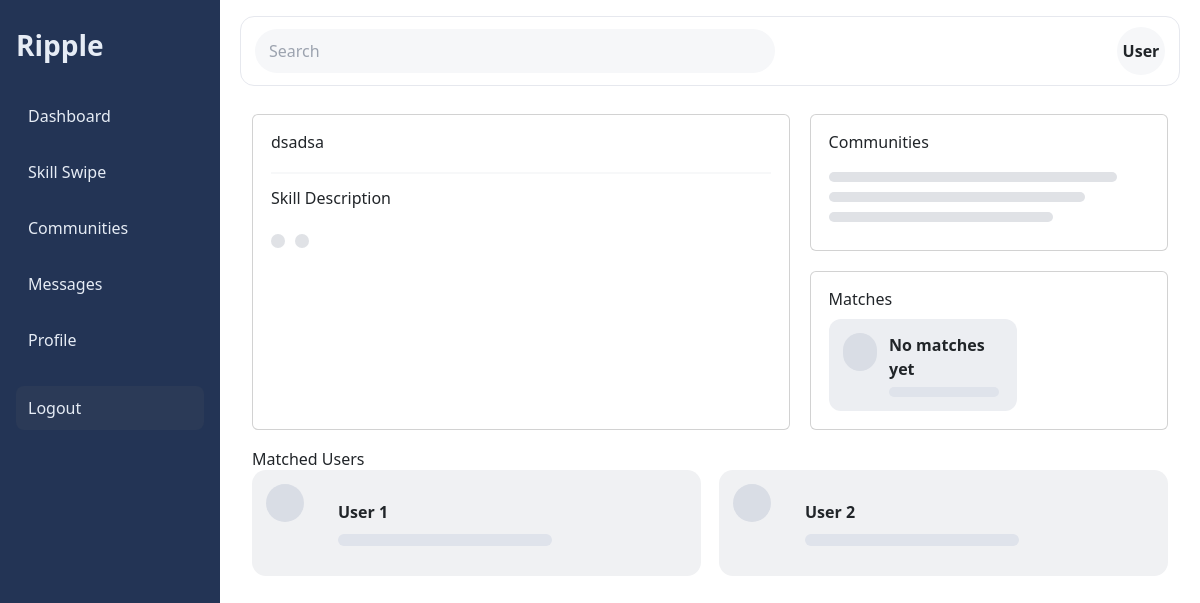
The page /dashboard/ on the database as committed earlier.
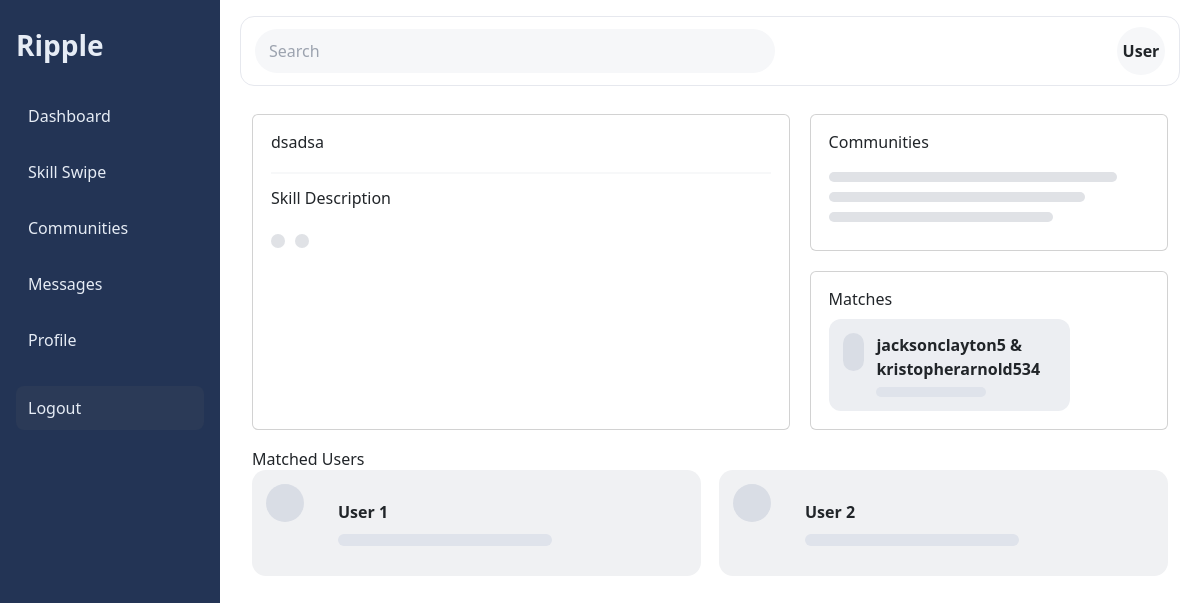
The same page on the database as committed later.
### skills/models.py (models this page shows, shortened)
class Match(models.Model):
    user_a = models.ForeignKey(settings.AUTH_USER_MODEL, on_delete=models.CASCADE, related_name='matches_a')
    user_b = models.ForeignKey(settings.AUTH_USER_MODEL, on_delete=models.CASCADE, related_name='matches_b')
    teach_a_learn_b = models.ForeignKey(Skill, on_delete=models.CASCADE, related_name='teach_a_learn_b')
    teach_b_learn_a = models.ForeignKey(Skill, on_delete=models.CASCADE, related_name='teach_b_learn_a')
    created_at = models.DateTimeField(auto_now_add=True)
    class Meta:
        unique_together = ('user_a', 'user_b', 'teach_a_learn_b', 'teach_b_learn_a')

### core/views.py (the view)
# urls.py: path('dashboard/', views.home, name='home'),
def home(request):
    user = request.user if request.user.is_authenticated else None
    featured_skill = Skill.objects.first()
    if user:
        user_communities = Community.objects.filter(members=user)[:5]
    else:
        user_communities = Community.objects.all()[:5]
    recent_matches = Match.objects.all().order_by('-created_at')[:6]
    context = {
        'featured_skill': featured_skill,
        'user_communities': user_communities,
        'recent_matches': recent_matches,
    }
    return render(request, 'core/home.html', context)

### core/templates/core/home.html (shortened to what this page needs)
{% extends 'base.html' %}
{% block content %}
<div class="grid">
  <div class="card hero">
    <h2>{% if featured_skill %}{{ featured_skill.name }}{% else %}Skill Name{% endif %}</h2>
    <hr/>
    <p>{% if featured_skill and featured_skill.description %}{{ featured_skill.description }}{% else %}Skill Description{% endif %}</p>
    <div class="hero-dots">
      <span></span><span></span>
    </div>
  </div>
  <div class="right-col">
    <div class="card">
      <h3>Communities</h3>
      {% if user_communities %}
      <div class="placeholder-lines" style="margin-top:8px">
        {% for c in user_communities %}
          <div style="width:90%">{{ c.name }}</div>
        {% endfor %}
      </div>
      {% else %}
      <div class="placeholder-lines"><div></div><div></div><div></div></div>
      {% endif %}
    </div>
    <div class="card">
      <h3>Matches</h3>
      <div class="match-cards">
        {% for m in recent_matches %}
        <div class="mini-card">
          <div class="avatar"></div>
          <div>
            <div class="title">{{ m.user_a.username }} & {{ m.user_b.username }}</div>
            <div class="lines"></div>
          </div>
        </div>
        {% empty %}
        <div class="mini-card"><div class="avatar"></div><div><div class="title">No matches yet</div><div class="lines"></div></div></div>
        {% endfor %}
      </div>
    </div>
  </div>
  <div class="full-row">
    <h3>Matched Users</h3>
    <div class="list-cards">
      <div class="list-card">
        <div class="avatar"></div>
        <div class="content">
          <div class="title">User 1</div>
          <div class="lines"></div>
        </div>
      </div>
      <div class="list-card">
        <div class="avatar"></div>
        <div class="content">
          <div class="title">User 2</div>
          <div class="lines"></div>
        </div>
      </div>
    </div>
  </div>
</div>
{% endblock %}

Rows that differ between the two databases and show on the page:
added Match: user_a.username "jacksonclayton5", user_b.username "kristopherarnold534"
Other text that changed with them:
text no longer shown: "No matches yet"
